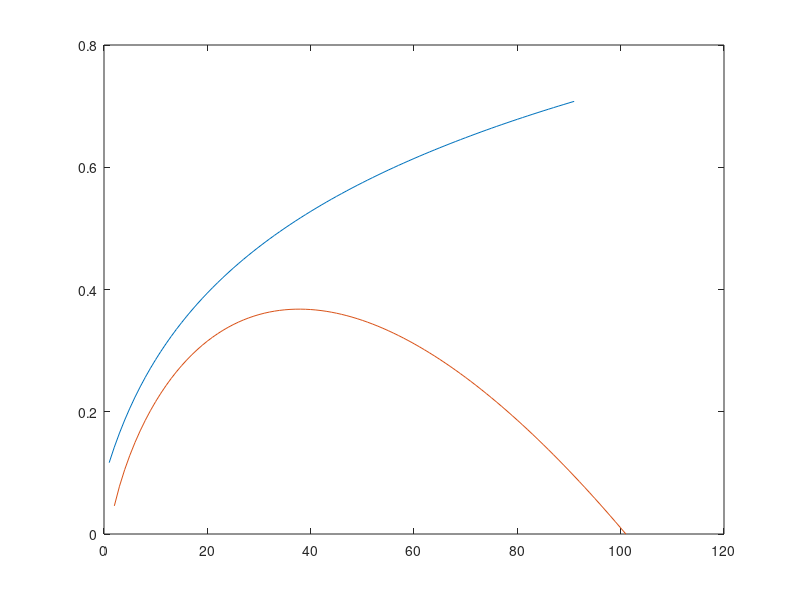

The MATLAB source for this figure:
% Calculate a series of test parameters for coalescents
clear all
clc
close all

%% Calculate G from the capacity equation
n = 2:100;
lenn = length(n);
G = zeros(1, lenn);

for i = 1:lenn
    jmax = n(i);
    lenj = jmax-1;
    ff = zeros(1, lenj);
    for j = 1:lenj
        ff(j) = nchoosek(jmax - (j-1), 2);
    end
    G(i) = sum(1./ff);
end

%% Plot capacity as a function of n, assuming G = 2
n = 2:1000;
N = 10^6;
C = (n-1).*log(n/2)/(2*N);
dC = (1 + log(n/2) - 1./n)/(2*N);


%% Fano inequality for error

% Define sample no. n and message no. m
n = 10:100;
m = 2;
theta = 10; % if m > 2 then need to define theta1, theta2 etc

% Euler constant and harmonic sum
g = 0.577215;
harsum = size(n);
for i = 1:length(n)
    div = 1:n(i);
    div = 1./div;
    harsum(i) = sum(div);
end

% Only for m = 2 case

%Hxy = (n-1).*(g + 1./n - harsum) + n + log(factorial(n-1)/theta);
Hxy = (log(gamma(n)/theta) + n - (n-1).*psi(n))/m;
%Perr = (Hxy - 1)/log(m);
p1 = 0:0.01:1;
Hp1 = p1.*log(1./p1);

figure;
plot(Hxy);
hold
plot(Hp1);
hold

